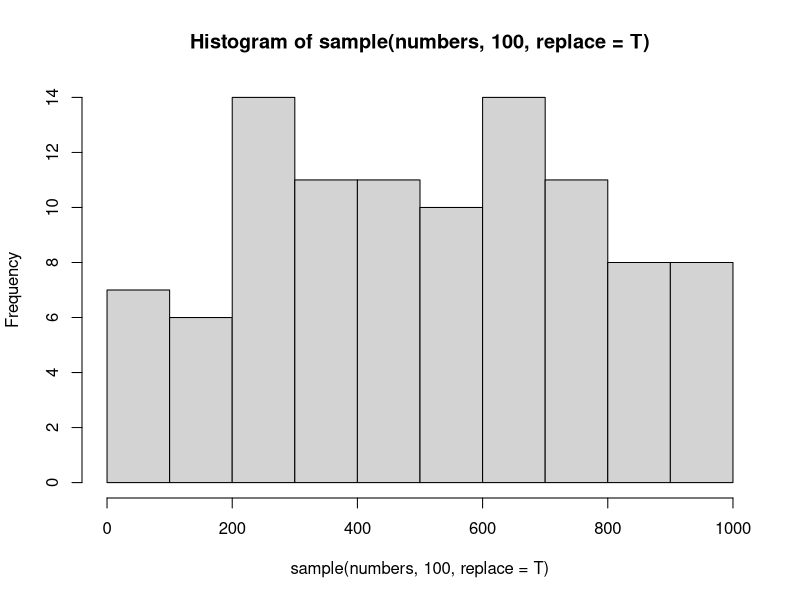
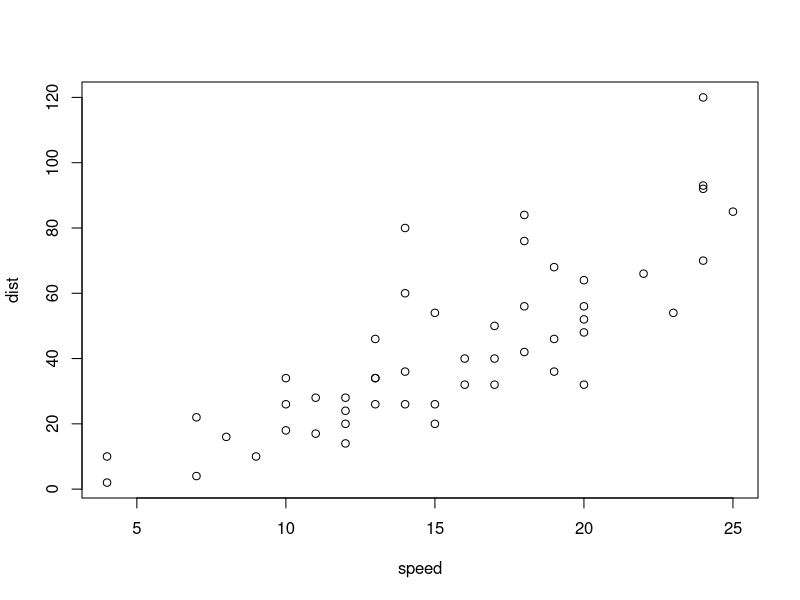

Write R code to recreate these figures, in order.
## ---- chunk 1
a=5
b=4
c=a+b
print(paste0(c))

## ---- chunk 2
#| eval: true
numbers <- 1:1000

# This will print the first 10 elements of the vector numbers
numbers[1:10]

# This will plot a histogram of 100 random elements of the vector numbers
hist(sample(numbers, 100, replace = T))
## ---- chunk 3
1 + 1
## ---- chunk 4
cars
## ---- chunk 5
plot(cars)
